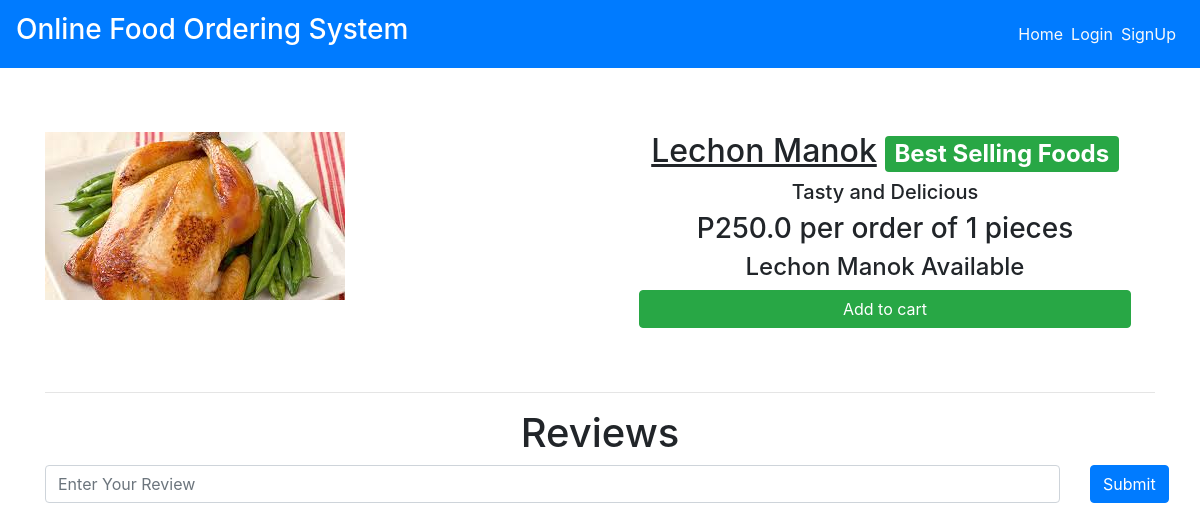
Page /dishes/Lechon_Manok on the committed database.
### main/models.py (models this page shows, shortened)
class Item(models.Model):
    LABELS = (
        ('Best Selling Foods', 'Best Selling Foods'),
        ('New Food', 'New Food'),
        ('Spicy Foods🔥', 'Spicy Foods🔥'),
    )
    LABEL_COLOUR = (
        ('danger', 'danger'),
        ('success', 'success'),
        ('primary', 'primary'),
        ('info', 'info'),
        ('warning', 'warning'),
    )
    title = models.CharField(max_length=150)
    description = models.CharField(max_length=250,blank=True)
    price = models.FloatField()
    pieces = models.IntegerField(default=6)
    instructions = models.CharField(max_length=250,default="Available")
    image = models.ImageField(default='default.png', upload_to='images/')
    labels = models.CharField(max_length=25, choices=LABELS, blank=True)
    label_colour = models.CharField(max_length=15, choices=LABEL_COLOUR, blank=True)
    slug = models.SlugField(default="foods")
    created_by = models.ForeignKey(User, on_delete=models.CASCADE)

### main/views.py (the view)
# urls.py: path('dishes/<slug>', views.menuDetail, name='dishes'),
def menuDetail(request, slug):
    item = Item.objects.filter(slug=slug).first()
    reviews = Reviews.objects.filter(rslug=slug).order_by('-id')[:7]
    context = {
        'item' : item,
        'reviews' : reviews,
    }
    return render(request, 'main/dishes.html', context)

### main/templates/main/dishes.html (shortened to what this page needs)
{% extends "main/layout.html" %}
{% block content %}
<div class="dishes">
  <main class="mt-3 pt-4 main">
    <div class="container dark-grey-text">
      <div class="row wow fadeIn">
        <div class="col-md-6 mb-4">
          <img src="{{ item.image.url }}" class="img-fluid mt-4" alt="">
        </div>
        <div class="col-md-6 mb-4 information">
          <div class="p-4 content">
            <div class="mt-0">
                <h2><u>{{ item.title }}</u><span class="badge badge-{{ item.label_colour }} ml-2">{{ item.labels }}</span></h2>
            </div>
            <div class="lead">
              {% if item.description %}
              <h5>{{ item.description }}</h5>
              {% endif %}
              <h3>P{{ item.price }} per order of {{ item.pieces}} pieces</h3>
              <h4>{{ item.instructions }}</h4>
            </div>
            <a href="{% url 'main:add-to-cart' item.slug %}" class="btn btn-success btn-md my-0 p">Add to cart</a>
          </div>
        </div>
      </div>
      <hr>
    </div>
  </main>
  <div class="container">
    <h1 class="text-center">Reviews</h1>
    <form action="{% url 'main:add_reviews' %}" method="POST" class="mb-3">
      <div class="row">
        <div class="col-sm-11">
          <input type="text" name="review" class="form-control" placeholder="Enter Your Review">
        </div>
        <div class="col-sm-1">
          <button type="submit" class="btn btn-primary">Submit</button>
        </div>
      </div>
    </form>
  </div>
</div>
{% endblock content %}

### main/static/main/styles.css (style rules this page uses)
.dishes .main .container .row img { max-width: 540px; max-height: 450px; width: fit-content; }
.dishes .main .container .row .content { display: flex; flex-direction: column; text-align: center; justify-content: center; }
.dishes .main .container .row .information { display: flex; flex-direction: column; text-align: center; justify-content: center; }

### rows in the picture
Item: image (picture), title "Lechon Manok", labels "Best Selling Foods", description "Tasty and Delicious", price "250.0", pieces "1", instructions "Lechon Manok Available"
